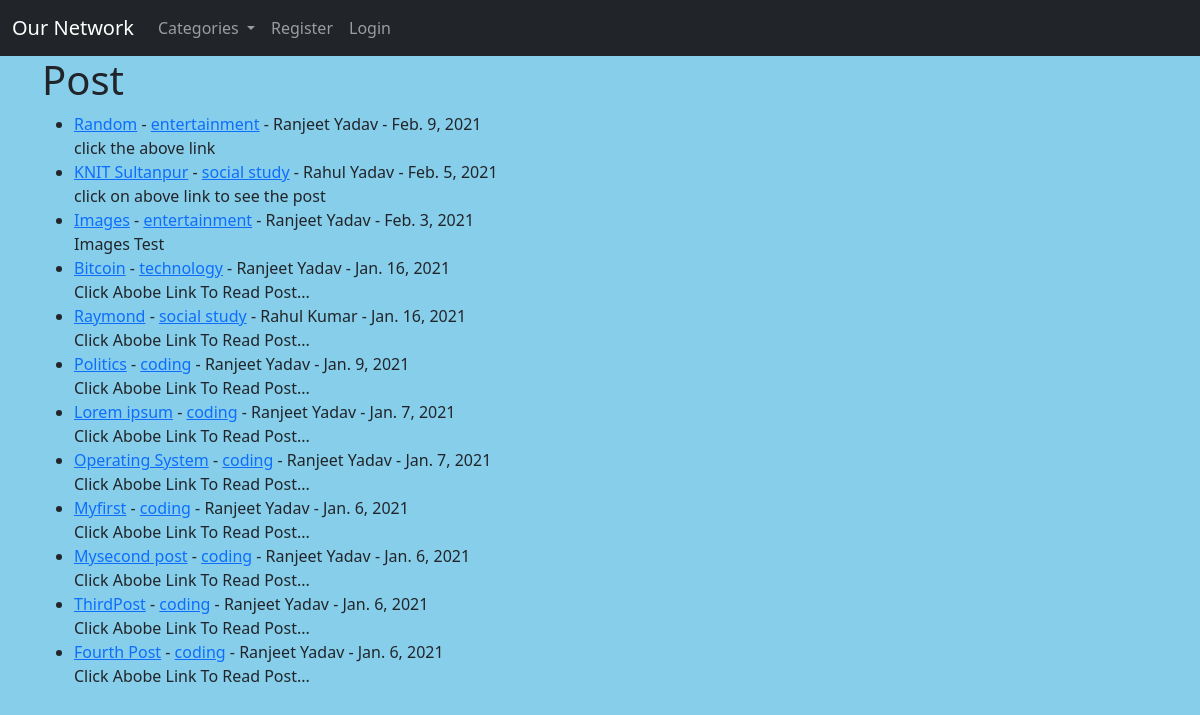
The page / on the database its author committed.
### theblog/models.py (models this page shows, shortened)
class Post(models.Model):
    title = models.CharField(max_length=255)
    header_image = models.ImageField(null=True, blank=True, upload_to="images/")
    title_tag = models.CharField(max_length=255,default=" ")
    author = models.ForeignKey(User,on_delete=models.CASCADE)
    body = RichTextField(blank=True, null=True)
    post_date = models.DateField(auto_now_add=True)
    category = models.CharField(max_length=255, default='coding')
    snippet = models.CharField(max_length=255)
    likes = models.ManyToManyField(User, related_name='blog_post')

### theblog/views.py (the view)
# urls.py: path('', HomeView.as_view(),name="home"),
class HomeView(ListView):
    model = Post
    template_name = 'home.html'
    ordering = ['-post_date']
    def get_context_data(self, *args, **kwargs):
        cat_menu = Category.objects.all()
        context = super(HomeView, self).get_context_data(*args, **kwargs)
        context["cat_menu"] = cat_menu
        return context

### theblog/models.py (called while the page is built)
    def __str__(self):
        return self.name

### theblog/templates/home.html (shortened to what this page needs)
 {% extends 'base.html' %}
{% block content %}
<h1> Post</h1>
<ul>
{% for post in object_list %}
<li><a href="{% url 'article-detail' post.pk %}">
{{post.title }}</a> - <a href="{% url 'category' post.category|slugify %}">{{ post.category }}</a> -
 {{ post.author.first_name }} {{ post.author.last_name }} -
 {{ post.post_date }}   <br/>
 {{ post.snippet }}
   </li>
{% endfor %}
</ul>
 {% endblock %}

### theblog/templates/base.html (shortened to what this page needs)
<!doctype html>
<html lang="en">
  <head>
    <link href="https://cdn.jsdelivr.net/npm/bootstrap@5.0.0-beta1/dist/css/bootstrap.min.css" rel="stylesheet">
  </head>
  <body >
  <nav class="navbar navbar-expand-lg navbar-dark bg-dark">
  <div class="container-fluid">
    <a class="navbar-brand" href={% url 'home' %}>Our Network</a>
    <div class="collapse navbar-collapse" id="navbarSupportedContent">
      <ul class="navbar-nav me-auto mb-2 mb-lg-0">
       {% if cat_menu %}
       <li class="nav-item dropdown">
          <a class="nav-link dropdown-toggle" href="#" id="navbarDropdown" role="button" data-bs-toggle="dropdown" aria-expanded="false">
            Categories
          </a>
        </li>
        {% else %}
         <li class="nav-item">
          <a class="nav-link" href="{% url 'category-list'%}">Categories</a>
         </li>
        {% endif %}
      {% if user.is_authenticated %}
      <li class="nav-item">
          <a class="nav-link" href="{% url 'add_post' %}">Add Post</a>
      </li>
      <li class="nav-item">
          <a class="nav-link" href="{% url 'add_category' %}">Add category</a>
      </li>
      <li class="nav-item">
          <a class="nav-link" href="{% url 'edit_profile' %}">Edit Profile</a>
      </li>
      <li class="nav-item">
          <a class="nav-link" href="{% url 'logout' %}">Logout</a>
      </li>
      {% else %}
      <li class="nav-item">
          <a class="nav-link" href="{% url 'register'%}">Register</a>
      </li>
      <li class="nav-item">
          <a class="nav-link" href="{% url 'login'%}">Login</a>
      </li>
      {% endif %}
      </ul>
    </div>
  </div>
</nav>
  <div id=item>
     <div class="container">
      {% block content %}
      {% endblock %}
     </div>
  </div>
  </body>
</html>

### theblog/templates/base.html (style rules this page uses)
#item { background-color:skyblue; height:100vh; width:100%; overflow:auto; }

### rows shown on the page
Post: title "Random", category "entertainment", author.first_name "Ranjeet", author.last_name "Yadav", post_date "Feb. 9, 2021", snippet "click the above link"
Post: title "KNIT Sultanpur", category "social study", author.first_name "Rahul", author.last_name "Yadav", post_date "Feb. 5, 2021", snippet "click on above link to see the post"
Post: title "Images", category "entertainment", author.first_name "Ranjeet", author.last_name "Yadav", post_date "Feb. 3, 2021", snippet "Images Test"
Post: title "Bitcoin", category "technology", author.first_name "Ranjeet", author.last_name "Yadav", post_date "Jan. 16, 2021", snippet "Click Abobe Link To Read Post..."
Post: title "Raymond", category "social study", author.first_name "Rahul", author.last_name "Kumar", post_date "Jan. 16, 2021", snippet "Click Abobe Link To Read Post..."
Post: title "Politics", category "coding", author.first_name "Ranjeet", author.last_name "Yadav", post_date "Jan. 9, 2021", snippet "Click Abobe Link To Read Post..."
Post: title "Lorem ipsum", category "coding", author.first_name "Ranjeet", author.last_name "Yadav", post_date "Jan. 7, 2021", snippet "Click Abobe Link To Read Post..."
Post: title "Operating System", category "coding", author.first_name "Ranjeet", author.last_name "Yadav", post_date "Jan. 7, 2021", snippet "Click Abobe Link To Read Post..."
Post: title "Myfirst", category "coding", author.first_name "Ranjeet", author.last_name "Yadav", post_date "Jan. 6, 2021", snippet "Click Abobe Link To Read Post..."
Post: title "Mysecond post", category "coding", author.first_name "Ranjeet", author.last_name "Yadav", post_date "Jan. 6, 2021", snippet "Click Abobe Link To Read Post..."
Post: title "ThirdPost", category "coding", author.first_name "Ranjeet", author.last_name "Yadav", post_date "Jan. 6, 2021", snippet "Click Abobe Link To Read Post..."
Post: title "Fourth Post", category "coding", author.first_name "Ranjeet", author.last_name "Yadav", post_date "Jan. 6, 2021", snippet "Click Abobe Link To Read Post..."
